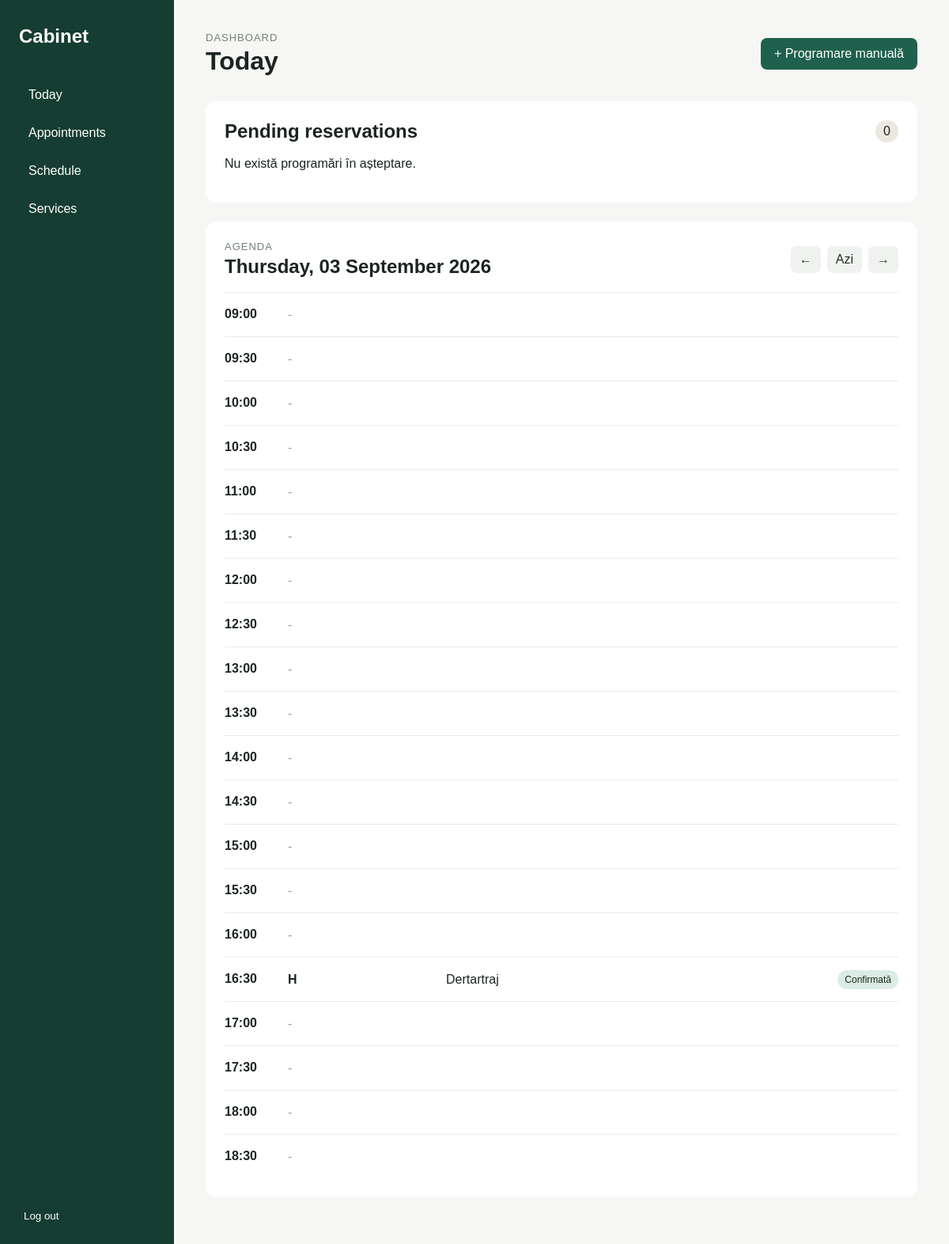
Screenshot of /management/?date=2026-09-03 (signed in) with the database file from the repository.
### bookings/models.py (models this page shows, shortened)
class Appointment(models.Model):
    class Status(models.TextChoices):
        PENDING = "pending", "În așteptare"
        CONFIRMED = "confirmed", "Confirmată"
        REJECTED = "rejected", "Respinsă"
        CANCELLED = "cancelled", "Anulată"
        COMPLETED = "completed", "Finalizată"
        NO_SHOW = "no_show", "Neprezentat"
    patient_name = models.CharField(max_length=120)
    patient_phone = models.CharField(max_length=20)
    patient_email = models.EmailField(blank=True)
    service = models.ForeignKey(
        Service,
        on_delete=models.PROTECT,
        related_name="appointments",
    )
    date = models.DateField()
    time = models.TimeField()
    status = models.CharField(
        max_length=20,
        choices=Status.choices,
        default=Status.PENDING,
    )
    created_at = models.DateTimeField(auto_now_add=True)

class Service(models.Model):
    name = models.CharField(max_length=100)
    duration = models.PositiveIntegerField(default=30)
    price = models.DecimalField(max_digits=8, decimal_places=2, null=True, blank=True)
    is_active = models.BooleanField(default=True)

### dashboard/views.py (the view)
# urls.py: 2. Add a URL to urlpatterns:  path('', views.home, name='home')
@staff_member_required(login_url="dashboard_login")
def home(request):
    selected_date = get_selected_date(request)
    pending = (
        Appointment.objects
        .filter(status=Appointment.Status.PENDING)
        .select_related("service")
        .order_by("date", "time")
    )
    return render(request, "dashboard/home.html", {
        "selected_date": selected_date,
        "previous_date": selected_date - timedelta(days=1),
        "next_date": selected_date + timedelta(days=1),
        "agenda": build_agenda(selected_date),
        "pending": pending,
        "pending_count": pending.count(),
    })

### dashboard/views.py (called while the page is built)
def get_selected_date(request):
    date_string = request.GET.get("date")
    if not date_string:
        return timezone.localdate()
    try:
        return datetime.strptime(date_string, "%Y-%m-%d").date()
    except ValueError:
        return timezone.localdate()

### templates/dashboard/home.html (shortened to what this page needs)
{% extends "dashboard/base.html" %}
{% block content %}
<header class="dashboard-header">
    <div>
        <p class="eyebrow">Dashboard</p>
        <h1>Today</h1>
    </div>
    <a href="{% url 'manual_appointment' %}" class="primary-button">
        + Programare manuală
    </a>
</header>
<section class="pending-section">
    <div class="section-heading">
        <h2>Pending reservations</h2>
        <span class="count-badge">{{ pending_count }}</span>
    </div>
    <div class="pending-list">
        {% for appointment in pending %}
            <article class="pending-card">
                <div>
                    <strong>{{ appointment.patient_name }}</strong>
                    <p>
                        {{ appointment.service.name }}
                        ·
                        {{ appointment.date|date:"d.m.Y" }}
                        ·
                        {{ appointment.time|time:"H:i" }}
                    </p>
                </div>
                <div class="pending-actions">
                    <form method="post"
                          action="{% url 'confirm_appointment' appointment.id %}">
                        {% csrf_token %}
                        <input type="hidden"
                               name="return_date"
                               value="{{ selected_date|date:'Y-m-d' }}">
                        <button class="confirm-button">
                            Confirmă
                        </button>
                    </form>
                    <form method="post"
                          action="{% url 'reject_appointment' appointment.id %}">
                        {% csrf_token %}
                        <input type="hidden"
                               name="return_date"
                               value="{{ selected_date|date:'Y-m-d' }}">
                        <button class="reject-button">
                            Respinge
                        </button>
                    </form>
                </div>
            </article>
        {% empty %}
            <p class="empty-message">
                Nu există programări în așteptare.
            </p>
        {% endfor %}
    </div>
</section>
<section class="agenda-section">
    <div class="agenda-header">
        <div>
            <p class="eyebrow">Agenda</p>
            <h2>{{ selected_date|date:"l, d F Y" }}</h2>
        </div>
        <div class="date-navigation">
            <a href="?date={{ previous_date|date:'Y-m-d' }}">
                ←
            </a>
            <a href="{% url 'dashboard_home' %}">
                Azi
            </a>
            <a href="?date={{ next_date|date:'Y-m-d' }}">
                →
            </a>
        </div>
    </div>
    <div class="agenda-table">
        {% for row in agenda %}
            <div class="agenda-row">
                <div class="agenda-time">
                    {{ row.time|time:"H:i" }}
                </div>
                <div class="agenda-content">
                    {% for item in row.appointments %}
                        {% if item.starts_here %}
                            <div class="agenda-appointment">
                                <strong>
                                    {{ item.appointment.patient_name }}
                                </strong>
                                <span>
                                    {{ item.appointment.service.name }}
                                </span>
                                <span class="status status-{{ item.appointment.status }}">
                                    {{ item.appointment.get_status_display }}
                                </span>
                            </div>
                        {% else %}
                            <div class="agenda-continuation">
                                ↳ {{ item.appointment.patient_name }}
                            </div>
                        {% endif %}
                    {% endfor %}
                    {% if not row.appointments and not row.blocks %}
                        <span class="agenda-free">-</span>
                    {% endif %}
                </div>
            </div>
        {% endfor %}
    </div>
</section>
{% endblock %}

### static/css/dashboard.css (style rules this page uses)
* { box-sizing: border-box; }
body { margin: 0; font-family: Arial, sans-serif; background: #f6f7f5; color: #1c2420; }
.dashboard-header, .agenda-header, .section-heading { display: flex; justify-content: space-between; align-items: center; }
.dashboard-header { margin-bottom: 32px; }
.dashboard-header h1, .agenda-header h2 { margin: 4px 0 0; }
.eyebrow { margin: 0; color: #718078; font-size: 13px; text-transform: uppercase; letter-spacing: 1px; }
.primary-button { display: inline-block; background: #1f614d; color: white; border: 0; border-radius: 8px; padding: 11px 17px; text-decoration: none; cursor: pointer; }
.pending-section, .agenda-section, .form-card { background: white; border-radius: 14px; padding: 24px; margin-bottom: 24px; }
.section-heading h2 { margin: 0; }
.count-badge { background: #ebe9df; border-radius: 999px; padding: 5px 10px; }
.pending-list { margin-top: 18px; }
.agenda-header { margin-bottom: 18px; }
.date-navigation { display: flex; align-items: center; gap: 8px; }
.date-navigation a { text-decoration: none; color: #24302a; padding: 8px 11px; background: #f0f2ef; border-radius: 7px; }
.agenda-row { min-height: 56px; display: grid; grid-template-columns: 80px 1fr; border-top: 1px solid #e8ebe9; }
.agenda-time { padding: 18px 12px 18px 0; font-weight: bold; }
.agenda-content { padding: 11px 0; display: flex; flex-direction: column; justify-content: center; gap: 5px; }
.agenda-appointment { display: grid; grid-template-columns: 180px 1fr auto; gap: 20px; align-items: center; }
.agenda-free, .agenda-continuation { color: #9aa19d; }
.status { font-size: 12px; border-radius: 999px; padding: 5px 9px; background: #eef0ee; }
.status-confirmed { background: #dcece4; }

### rows the page displays
Appointment: appointment.patient_name "H", appointment.service.name "Dertartraj", appointment.status "Confirmată"

### other values shown
{{ pending_count }} "0"
{{ selected_date|date:"l, d F Y" }} "Thursday, 03 September 2026"
{{ row.time|time:"H:i" }} "09:00" "09:30" "10:00" "10:30" "11:00" "11:30" "12:00" "12:30" "13:00" "13:30" "14:00" "14:30" "15:00" "15:30" "16:00" "16:30" "17:00" "17:30" "18:00" "18:30"
